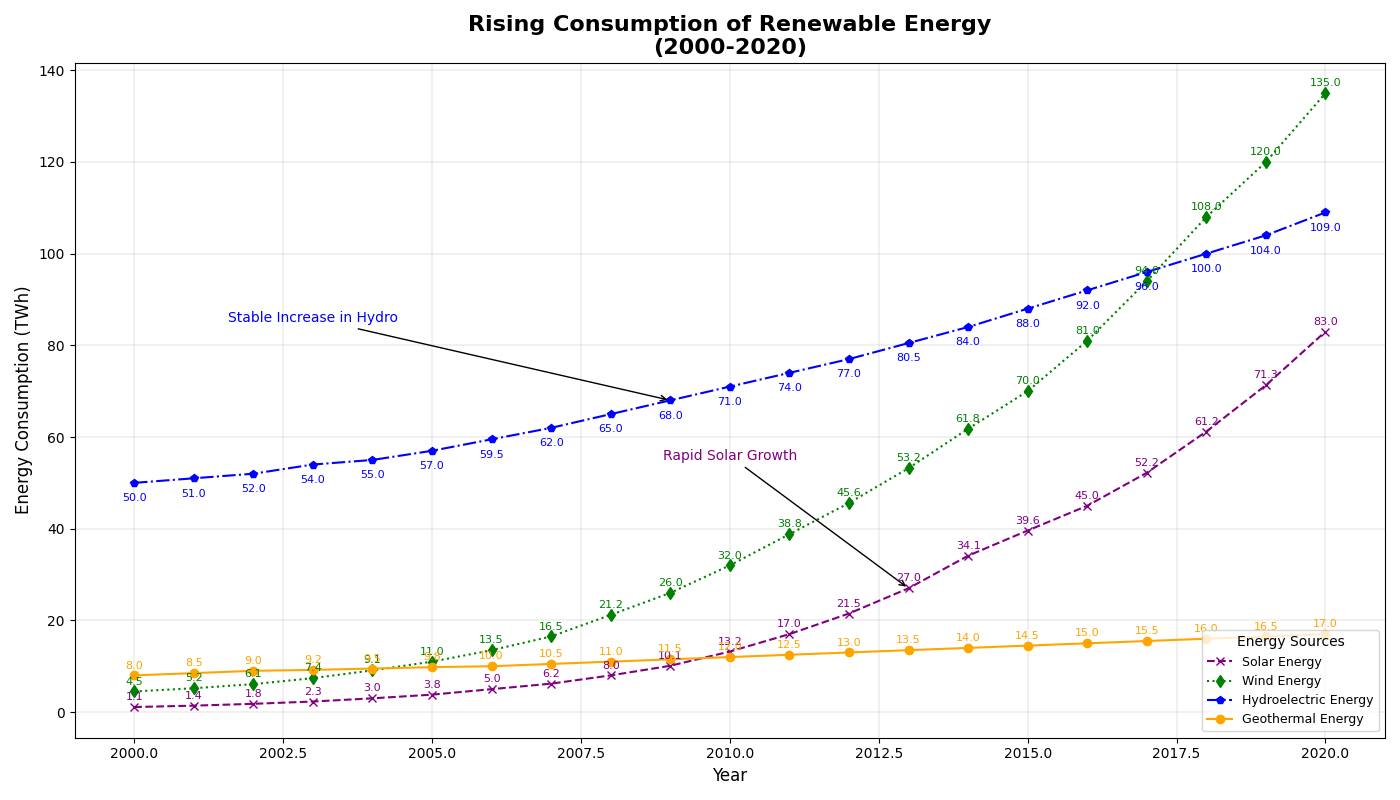

Recreate this plot in Python.
import matplotlib.pyplot as plt
import numpy as np

years = np.arange(2000, 2021)

# Data: Renewable energy consumption in Terawatt-hours (TWh)
solar = [
    1.1, 1.4, 1.8, 2.3, 3.0, 3.8, 5.0, 6.2, 8.0, 10.1, 13.2, 17.0, 
    21.5, 27.0, 34.1, 39.6, 45.0, 52.2, 61.2, 71.3, 83.0
]
wind = [
    4.5, 5.2, 6.1, 7.4, 9.1, 11.0, 13.5, 16.5, 21.2, 26.0, 32.0, 
    38.8, 45.6, 53.2, 61.8, 70.0, 81.0, 94.0, 108.0, 120.0, 135.0
]
hydro = [
    50.0, 51.0, 52.0, 54.0, 55.0, 57.0, 59.5, 62.0, 65.0, 68.0, 71.0, 
    74.0, 77.0, 80.5, 84.0, 88.0, 92.0, 96.0, 100.0, 104.0, 109.0
]
geothermal = [
    8.0, 8.5, 9.0, 9.2, 9.5, 9.8, 10.0, 10.5, 11.0, 11.5, 12.0, 
    12.5, 13.0, 13.5, 14.0, 14.5, 15.0, 15.5, 16.0, 16.5, 17.0
]

fig, ax = plt.subplots(figsize=(14, 8))

ax.plot(years, solar, label='Solar Energy', marker='x', color='purple', linewidth=1.5, linestyle='--')
ax.plot(years, wind, label='Wind Energy', marker='d', color='green', linewidth=1.5, linestyle=':')
ax.plot(years, hydro, label='Hydroelectric Energy', marker='p', color='blue', linewidth=1.5, linestyle='-.')
ax.plot(years, geothermal, label='Geothermal Energy', marker='o', color='orange', linewidth=1.5, linestyle='-')

ax.annotate('Rapid Solar Growth', xy=(2013, 27.0), xytext=(2010, 55),
            arrowprops=dict(facecolor='darkgrey', arrowstyle='->'), fontsize=10, ha='center', color='purple')
ax.annotate('Stable Increase in Hydro', xy=(2009, 68.0), xytext=(2003, 85),
            arrowprops=dict(facecolor='grey', arrowstyle='->'), fontsize=10, ha='center', color='blue')

for i, txt in enumerate(solar):
    ax.text(years[i], solar[i] + 1.5, str(txt), fontsize=8, ha='center', color='purple')
for i, txt in enumerate(wind):
    ax.text(years[i], wind[i] + 1.5, str(txt), fontsize=8, ha='center', color='green')
for i, txt in enumerate(hydro):
    ax.text(years[i], hydro[i] - 4, str(txt), fontsize=8, ha='center', color='blue')
for i, txt in enumerate(geothermal):
    ax.text(years[i], geothermal[i] + 1.5, str(txt), fontsize=8, ha='center', color='orange')

ax.set_title("Rising Consumption of Renewable Energy\n(2000-2020)", fontsize=16, fontweight='bold')
ax.set_xlabel("Year", fontsize=12)
ax.set_ylabel("Energy Consumption (TWh)", fontsize=12)
ax.legend(title='Energy Sources', loc='lower right', fontsize=9)
ax.grid(True, linestyle='-', linewidth=0.3, alpha=0.9)

plt.tight_layout()
plt.show()
